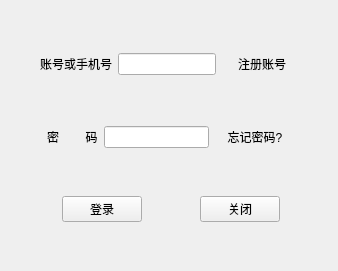
<?xml version="1.0" encoding="UTF-8"?>
<ui version="4.0">
 <class>MainWindow</class>
 <widget class="QMainWindow" name="MainWindow">
  <property name="geometry">
   <rect>
    <x>0</x>
    <y>0</y>
    <width>338</width>
    <height>271</height>
   </rect>
  </property>
  <property name="windowTitle">
   <string>MainWindow</string>
  </property>
  <property name="styleSheet">
   <string notr="true"/>
  </property>
  <widget class="QWidget" name="centralWidget">
   <widget class="QWidget" name="layoutWidget">
    <property name="geometry">
     <rect>
      <x>0</x>
      <y>0</y>
      <width>342</width>
      <height>273</height>
     </rect>
    </property>
    <layout class="QVBoxLayout" name="verticalLayout_2">
     <item>
      <spacer name="verticalSpacer_5">
       <property name="orientation">
        <enum>Qt::Vertical</enum>
       </property>
       <property name="sizeHint" stdset="0">
        <size>
         <width>20</width>
         <height>40</height>
        </size>
       </property>
      </spacer>
     </item>
     <item>
      <layout class="QHBoxLayout" name="horizontalLayout_6">
       <item>
        <spacer name="horizontalSpacer_8">
         <property name="orientation">
          <enum>Qt::Horizontal</enum>
         </property>
         <property name="sizeHint" stdset="0">
          <size>
           <width>40</width>
           <height>20</height>
          </size>
         </property>
        </spacer>
       </item>
       <item>
        <layout class="QHBoxLayout" name="horizontalLayout_7">
         <item>
          <widget class="QLabel" name="label_3">
           <property name="text">
            <string>账号或手机号</string>
           </property>
          </widget>
         </item>
         <item>
          <widget class="QLineEdit" name="accountEdit_2"/>
         </item>
        </layout>
       </item>
       <item>
        <widget class="QPushButton" name="pushButton_5">
         <property name="text">
          <string>注册账号</string>
         </property>
         <property name="flat">
          <bool>true</bool>
         </property>
        </widget>
       </item>
       <item>
        <spacer name="horizontalSpacer_9">
         <property name="orientation">
          <enum>Qt::Horizontal</enum>
         </property>
         <property name="sizeHint" stdset="0">
          <size>
           <width>40</width>
           <height>20</height>
          </size>
         </property>
        </spacer>
       </item>
      </layout>
     </item>
     <item>
      <spacer name="verticalSpacer_6">
       <property name="orientation">
        <enum>Qt::Vertical</enum>
       </property>
       <property name="sizeHint" stdset="0">
        <size>
         <width>20</width>
         <height>40</height>
        </size>
       </property>
      </spacer>
     </item>
     <item>
      <layout class="QHBoxLayout" name="horizontalLayout_8">
       <item>
        <spacer name="horizontalSpacer_10">
         <property name="orientation">
          <enum>Qt::Horizontal</enum>
         </property>
         <property name="sizeHint" stdset="0">
          <size>
           <width>40</width>
           <height>20</height>
          </size>
         </property>
        </spacer>
       </item>
       <item>
        <layout class="QHBoxLayout" name="horizontalLayout_9">
         <item>
          <widget class="QLabel" name="label_4">
           <property name="text">
            <string>密        码</string>
           </property>
          </widget>
         </item>
         <item>
          <widget class="QLineEdit" name="keyEdit_2">
           <property name="text">
            <string/>
           </property>
           <property name="echoMode">
            <enum>QLineEdit::Password</enum>
           </property>
          </widget>
         </item>
        </layout>
       </item>
       <item>
        <widget class="QPushButton" name="pushButton_6">
         <property name="text">
          <string>忘记密码?</string>
         </property>
         <property name="flat">
          <bool>true</bool>
         </property>
        </widget>
       </item>
       <item>
        <spacer name="horizontalSpacer_11">
         <property name="orientation">
          <enum>Qt::Horizontal</enum>
         </property>
         <property name="sizeHint" stdset="0">
          <size>
           <width>40</width>
           <height>20</height>
          </size>
         </property>
        </spacer>
       </item>
      </layout>
     </item>
     <item>
      <spacer name="verticalSpacer_7">
       <property name="orientation">
        <enum>Qt::Vertical</enum>
       </property>
       <property name="sizeHint" stdset="0">
        <size>
         <width>20</width>
         <height>40</height>
        </size>
       </property>
      </spacer>
     </item>
     <item>
      <layout class="QHBoxLayout" name="horizontalLayout_10">
       <item>
        <spacer name="horizontalSpacer_12">
         <property name="orientation">
          <enum>Qt::Horizontal</enum>
         </property>
         <property name="sizeHint" stdset="0">
          <size>
           <width>40</width>
           <height>20</height>
          </size>
         </property>
        </spacer>
       </item>
       <item>
        <widget class="QPushButton" name="pushButton_7">
         <property name="minimumSize">
          <size>
           <width>80</width>
           <height>20</height>
          </size>
         </property>
         <property name="mouseTracking">
          <bool>false</bool>
         </property>
         <property name="styleSheet">
          <string notr="true">background_color: rgb(9, 140, 188);</string>
         </property>
         <property name="text">
          <string>登录</string>
         </property>
        </widget>
       </item>
       <item>
        <spacer name="horizontalSpacer_13">
         <property name="orientation">
          <enum>Qt::Horizontal</enum>
         </property>
         <property name="sizeHint" stdset="0">
          <size>
           <width>40</width>
           <height>20</height>
          </size>
         </property>
        </spacer>
       </item>
       <item>
        <widget class="QPushButton" name="pushButton_8">
         <property name="minimumSize">
          <size>
           <width>80</width>
           <height>0</height>
          </size>
         </property>
         <property name="text">
          <string>关闭</string>
         </property>
        </widget>
       </item>
       <item>
        <spacer name="horizontalSpacer_14">
         <property name="orientation">
          <enum>Qt::Horizontal</enum>
         </property>
         <property name="sizeHint" stdset="0">
          <size>
           <width>40</width>
           <height>20</height>
          </size>
         </property>
        </spacer>
       </item>
      </layout>
     </item>
     <item>
      <spacer name="verticalSpacer_8">
       <property name="orientation">
        <enum>Qt::Vertical</enum>
       </property>
       <property name="sizeHint" stdset="0">
        <size>
         <width>20</width>
         <height>40</height>
        </size>
       </property>
      </spacer>
     </item>
    </layout>
   </widget>
  </widget>
 </widget>
 <layoutdefault spacing="6" margin="11"/>
 <resources/>
 <connections/>
 <slots>
  <signal>rejected()</signal>
 </slots>
</ui>
